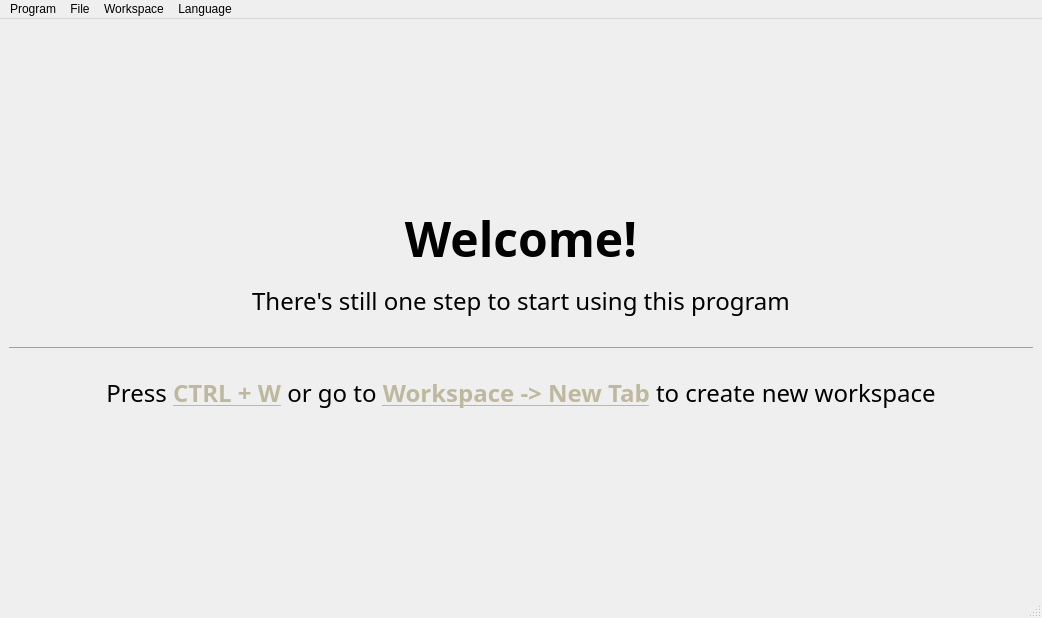
<?xml version="1.0" encoding="UTF-8"?>
<ui version="4.0">
 <class>MainWindow</class>
 <widget class="QMainWindow" name="MainWindow">
  <property name="geometry">
   <rect>
    <x>0</x>
    <y>0</y>
    <width>1042</width>
    <height>618</height>
   </rect>
  </property>
  <property name="windowTitle">
   <string>MainWindow</string>
  </property>
  <property name="windowIcon">
   <iconset theme="QIcon::ThemeIcon::UserAvailable"/>
  </property>
  <property name="autoFillBackground">
   <bool>true</bool>
  </property>
  <widget class="QWidget" name="centralwidget">
   <property name="sizePolicy">
    <sizepolicy hsizetype="Expanding" vsizetype="Expanding">
     <horstretch>0</horstretch>
     <verstretch>0</verstretch>
    </sizepolicy>
   </property>
   <layout class="QGridLayout" name="gridLayout_2">
    <item row="0" column="0">
     <widget class="QLabel" name="label">
      <property name="sizePolicy">
       <sizepolicy hsizetype="Expanding" vsizetype="Expanding">
        <horstretch>0</horstretch>
        <verstretch>0</verstretch>
       </sizepolicy>
      </property>
      <property name="palette">
       <palette>
        <active>
         <colorrole role="Midlight">
          <brush brushstyle="SolidPattern">
           <color alpha="255">
            <red>47</red>
            <green>47</green>
            <blue>72</blue>
           </color>
          </brush>
         </colorrole>
        </active>
        <inactive>
         <colorrole role="Midlight">
          <brush brushstyle="SolidPattern">
           <color alpha="255">
            <red>47</red>
            <green>47</green>
            <blue>72</blue>
           </color>
          </brush>
         </colorrole>
        </inactive>
        <disabled>
         <colorrole role="Midlight">
          <brush brushstyle="SolidPattern">
           <color alpha="255">
            <red>47</red>
            <green>47</green>
            <blue>72</blue>
           </color>
          </brush>
         </colorrole>
        </disabled>
       </palette>
      </property>
      <property name="font">
       <font>
        <family>Fira Code</family>
        <pointsize>18</pointsize>
       </font>
      </property>
      <property name="text">
       <string>&lt;html&gt;&lt;head/&gt;&lt;body&gt;&lt;h1 align=&quot;center&quot; style=&quot; margin-top:18px; margin-bottom:12px; margin-left:0px; margin-right:0px; -qt-block-indent:0; text-indent:0px;&quot;&gt;&lt;span style=&quot; font-size:xx-large; font-weight:700;&quot;&gt;Welcome!&lt;/span&gt;&lt;/h1&gt;&lt;p align=&quot;center&quot;&gt;There's still one step to start using this program&lt;/p&gt;&lt;hr/&gt;&lt;p align=&quot;center&quot;&gt;Press &lt;span style=&quot; font-weight:700; text-decoration: underline; color:#beb99e;&quot;&gt;CTRL + W&lt;/span&gt; or go to &lt;span style=&quot; font-weight:700; text-decoration: underline; color:#beb99e;&quot;&gt;Workspace -&amp;gt; New Tab&lt;/span&gt; to create new workspace&lt;/p&gt;&lt;/body&gt;&lt;/html&gt;</string>
      </property>
      <property name="textFormat">
       <enum>Qt::TextFormat::RichText</enum>
      </property>
     </widget>
    </item>
   </layout>
  </widget>
  <widget class="QMenuBar" name="menubar">
   <property name="geometry">
    <rect>
     <x>0</x>
     <y>0</y>
     <width>1042</width>
     <height>26</height>
    </rect>
   </property>
   <property name="layoutDirection">
    <enum>Qt::LayoutDirection::LeftToRight</enum>
   </property>
   <property name="autoFillBackground">
    <bool>false</bool>
   </property>
   <property name="nativeMenuBar">
    <bool>true</bool>
   </property>
   <widget class="QMenu" name="menuFile">
    <property name="title">
     <string>File</string>
    </property>
    <addaction name="actionFileOpen"/>
    <addaction name="actionFileNew"/>
    <addaction name="actionFileUpdate"/>
    <addaction name="actionFileWrite"/>
    <addaction name="actionFileClose"/>
    <addaction name="actionFilePrint"/>
    <addaction name="actionFileSave"/>
   </widget>
   <widget class="QMenu" name="menuProgram">
    <property name="title">
     <string>Program</string>
    </property>
    <addaction name="actionProgramAuthor"/>
    <addaction name="actionProgramClose"/>
   </widget>
   <widget class="QMenu" name="menuWorkspace">
    <property name="title">
     <string>Workspace</string>
    </property>
    <property name="separatorsCollapsible">
     <bool>false</bool>
    </property>
    <addaction name="actionNew_Tab"/>
    <addaction name="actionClose_Tab"/>
    <addaction name="actionClose_All_Tabs"/>
    <addaction name="separator"/>
   </widget>
   <widget class="QMenu" name="menuLanguage">
    <property name="title">
     <string>Language</string>
    </property>
   </widget>
   <addaction name="menuProgram"/>
   <addaction name="menuFile"/>
   <addaction name="menuWorkspace"/>
   <addaction name="menuLanguage"/>
  </widget>
  <widget class="QStatusBar" name="statusbar"/>
  <action name="actionProgramClose">
   <property name="text">
    <string>Close</string>
   </property>
  </action>
  <action name="actionProgramAuthor">
   <property name="text">
    <string>Author</string>
   </property>
  </action>
  <action name="actionFileOpen">
   <property name="text">
    <string>Open</string>
   </property>
  </action>
  <action name="actionFileUpdate">
   <property name="enabled">
    <bool>false</bool>
   </property>
   <property name="text">
    <string>Update</string>
   </property>
   <property name="visible">
    <bool>true</bool>
   </property>
  </action>
  <action name="actionFileWrite">
   <property name="enabled">
    <bool>false</bool>
   </property>
   <property name="text">
    <string>Write</string>
   </property>
   <property name="visible">
    <bool>true</bool>
   </property>
  </action>
  <action name="actionFileClose">
   <property name="enabled">
    <bool>false</bool>
   </property>
   <property name="text">
    <string>Close</string>
   </property>
   <property name="visible">
    <bool>true</bool>
   </property>
  </action>
  <action name="actionNew_Tab">
   <property name="text">
    <string>New Tab</string>
   </property>
  </action>
  <action name="actionClose_Tab">
   <property name="enabled">
    <bool>false</bool>
   </property>
   <property name="text">
    <string>Close Tab</string>
   </property>
  </action>
  <action name="actionClose_All_Tabs">
   <property name="enabled">
    <bool>false</bool>
   </property>
   <property name="text">
    <string>Close All</string>
   </property>
  </action>
  <action name="actionFilePrint">
   <property name="enabled">
    <bool>false</bool>
   </property>
   <property name="text">
    <string>Print</string>
   </property>
  </action>
  <action name="actionFileNew">
   <property name="text">
    <string>New</string>
   </property>
  </action>
  <action name="actionFileSave">
   <property name="enabled">
    <bool>false</bool>
   </property>
   <property name="text">
    <string>Save as</string>
   </property>
  </action>
 </widget>
 <resources/>
 <connections>
  <connection>
   <sender>actionProgramClose</sender>
   <signal>triggered()</signal>
   <receiver>MainWindow</receiver>
   <slot>close()</slot>
   <hints>
    <hint type="sourcelabel">
     <x>-1</x>
     <y>-1</y>
    </hint>
    <hint type="destinationlabel">
     <x>521</x>
     <y>329</y>
    </hint>
   </hints>
  </connection>
 </connections>
</ui>
